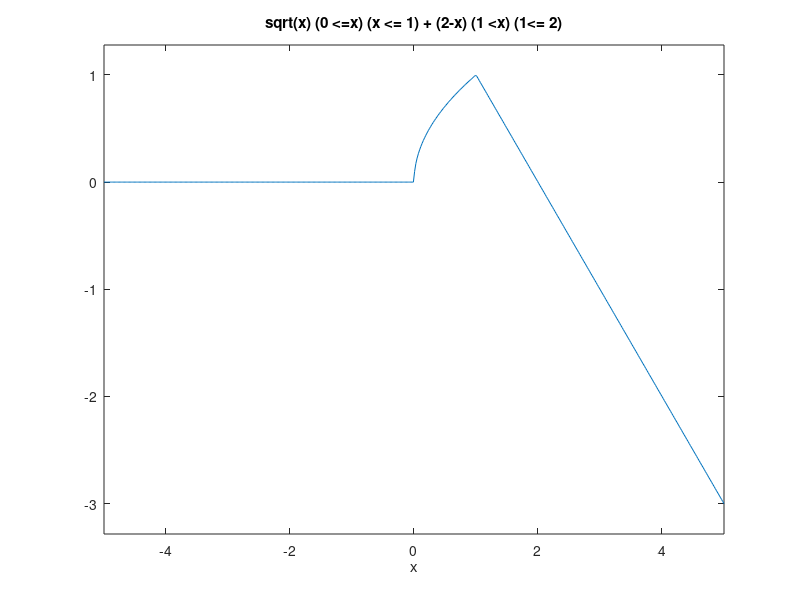

This figure's MATLAB source:
% Octave Script
% Title	        :Funci�n Real de Variable Real (EjercicioNumero10)
% Correo        :orlandourbanotrejo@gmail.com
% Description	:Script para graficar obtener dominio y rango de funciones
% Author	    :Orlando Urbano Trejo 
% Date		    :27_10_2021
% Version	    :1
% Usage		    :octave>path/EjercicioNumero1
%		        :Requiere aplicaci�n octave, usar linea de comandos
%		        :https://octaveintro.readthedocs.io/en/latest/index.html

clear
% Dominio de la funci�n
ezplot ('sqrt(x) .* (0 <=x) .* (x <= 1) + (2-x) .* (1 <x) .* (1<= 2)' , [- 5, 5])